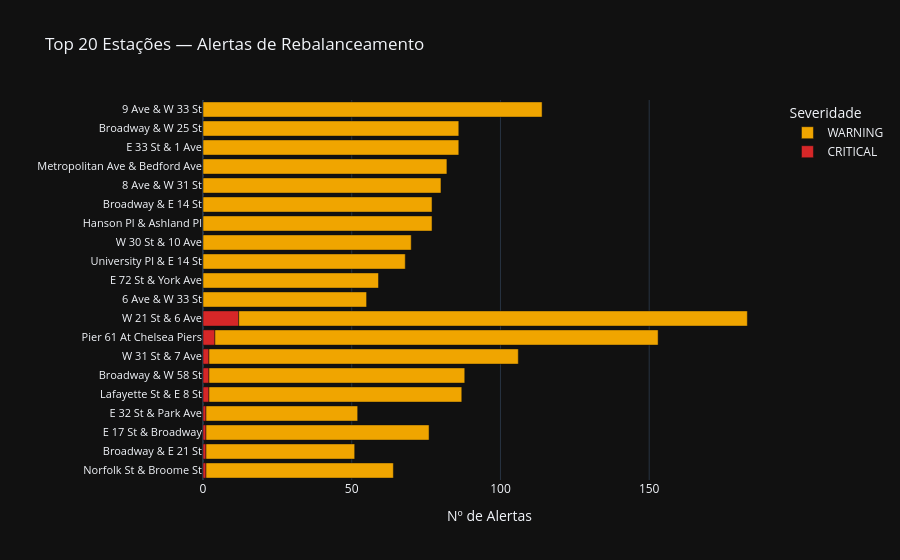

Write notebook code for a chart like this one.
### Markdown cell above
## 3. Top 20 Estações com Mais Alertas de Rebalanceamento

### Code cell
alert_counts = (
    df_reb.groupby(["station_name", "rebalance_alert"])
    .size().reset_index(name="count")
)
top20 = (
    alert_counts.groupby("station_name")["count"].sum()
    .nlargest(20).index
)
df_top = (
    alert_counts[alert_counts["station_name"].isin(top20)]
    .sort_values("count")
)

fig = px.bar(
    df_top,
    x="count", y="station_name", color="rebalance_alert",
    orientation="h",
    color_discrete_map={"WARNING": "#f0a500", "CRITICAL": "#d62728"},
    labels={"count": "Nº de Alertas", "station_name": "", "rebalance_alert": "Severidade"},
    title="Top 20 Estações — Alertas de Rebalanceamento",
    template="plotly_dark",
    height=600,
)
fig.update_layout(yaxis=dict(tickfont=dict(size=11)), legend_traceorder="reversed")
fig.show()

### Figure 1 — Plotly figure (JSON) as saved in the notebook; plotly's stock layout.template omitted (floating-point values rounded to 4 significant figures)
{"data": [{"hovertemplate": "Severidade=CRITICAL<br>Nº de Alertas=%{x}<br>=%{y}<extra></extra>", "legendgroup": "CRITICAL", "marker": {"color": "#d62728", "pattern": {"shape": ""}}, "name": "CRITICAL", "orientation": "h", "showlegend": true, "textposition": "auto", "type": "bar", "x": [1, 1, 1, 1, 2, 2, 2, 4, 12], "xaxis": "x", "y": ["Norfolk St & Broome St", "Broadway & E 21 St", "E 17 St & Broadway", "E 32 St & Park Ave", "Lafayette St & E 8 St", "Broadway & W 58 St", "W 31 St & 7 Ave", "Pier 61 At Chelsea Piers", "W 21 St & 6 Ave"], "yaxis": "y"}, {"hovertemplate": "Severidade=WARNING<br>Nº de Alertas=%{x}<br>=%{y}<extra></extra>", "legendgroup": "WARNING", "marker": {"color": "#f0a500", "pattern": {"shape": ""}}, "name": "WARNING", "orientation": "h", "showlegend": true, "textposition": "auto", "type": "bar", "x": [50, 51, 55, 59, 63, 68, 70, 75, 77, 77, 80, 82, 85, 86, 86, 86, 104, 114, 149, 171], "xaxis": "x", "y": ["Broadway & E 21 St", "E 32 St & Park Ave", "6 Ave & W 33 St", "E 72 St & York Ave", "Norfolk St & Broome St", "University Pl & E 14 St", "W 30 St & 10 Ave", "E 17 St & Broadway", "Hanson Pl & Ashland Pl", "Broadway & E 14 St", "8 Ave & W 31 St", "Metropolitan Ave & Bedford Ave", "Lafayette St & E 8 St", "E 33 St & 1 Ave", "Broadway & W 58 St", "Broadway & W 25 St", "W 31 St & 7 Ave", "9 Ave & W 33 St", "Pier 61 At Chelsea Piers", "W 21 St & 6 Ave"], "yaxis": "y"}], "layout": {"autosize": true, "barmode": "relative", "legend": {"title": {"text": "Severidade"}, "tracegroupgap": 0, "traceorder": "reversed"}, "title": {"text": "Top 20 Estações — Alertas de Rebalanceamento"}, "xaxis": {"anchor": "y", "autorange": true, "domain": [0, 1], "range": [0, 192.6], "title": {"text": "Nº de Alertas"}, "type": "linear"}, "yaxis": {"anchor": "x", "autorange": true, "domain": [0, 1], "range": [-0.5, 19.5], "tickfont": {"size": 11}, "title": {"text": ""}, "type": "category"}}}
